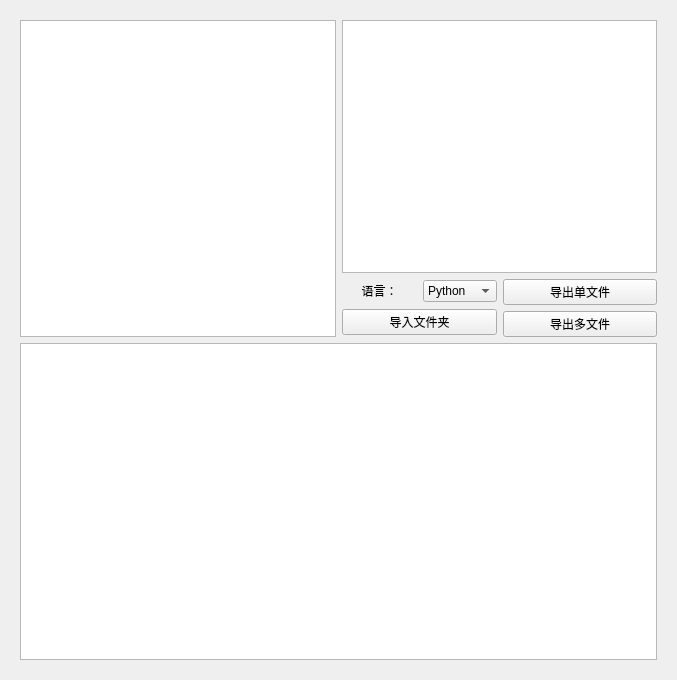
<?xml version="1.0" encoding="UTF-8"?>
<ui version="4.0">
 <class>CodeExport</class>
 <widget class="QWidget" name="CodeExport">
  <property name="geometry">
   <rect>
    <x>0</x>
    <y>0</y>
    <width>677</width>
    <height>680</height>
   </rect>
  </property>
  <property name="windowTitle">
   <string>Form</string>
  </property>
  <layout class="QHBoxLayout" name="horizontalLayout_5">
   <item>
    <widget class="QWidget" name="widget" native="true">
     <layout class="QHBoxLayout" name="horizontalLayout_4">
      <item>
       <layout class="QVBoxLayout" name="verticalLayout_4">
        <item>
         <layout class="QHBoxLayout" name="horizontalLayout_3" stretch="1,1">
          <item>
           <widget class="QTreeView" name="dir_tree"/>
          </item>
          <item>
           <layout class="QVBoxLayout" name="verticalLayout_3" stretch="2,1">
            <item>
             <widget class="QTextEdit" name="status_box"/>
            </item>
            <item>
             <layout class="QHBoxLayout" name="horizontalLayout_2">
              <item>
               <layout class="QVBoxLayout" name="verticalLayout">
                <item>
                 <layout class="QHBoxLayout" name="horizontalLayout">
                  <item>
                   <widget class="QLabel" name="label">
                    <property name="text">
                     <string>语言：</string>
                    </property>
                    <property name="alignment">
                     <set>Qt::AlignCenter</set>
                    </property>
                   </widget>
                  </item>
                  <item>
                   <widget class="QComboBox" name="selection">
                    <item>
                     <property name="text">
                      <string>Python</string>
                     </property>
                    </item>
                    <item>
                     <property name="text">
                      <string>C</string>
                     </property>
                    </item>
                    <item>
                     <property name="text">
                      <string>C++</string>
                     </property>
                    </item>
                    <item>
                     <property name="text">
                      <string>Golang</string>
                     </property>
                    </item>
                   </widget>
                  </item>
                 </layout>
                </item>
                <item>
                 <widget class="QPushButton" name="import_folder">
                  <property name="sizePolicy">
                   <sizepolicy hsizetype="Minimum" vsizetype="Fixed">
                    <horstretch>0</horstretch>
                    <verstretch>0</verstretch>
                   </sizepolicy>
                  </property>
                  <property name="text">
                   <string>导入文件夹</string>
                  </property>
                 </widget>
                </item>
               </layout>
              </item>
              <item>
               <layout class="QVBoxLayout" name="verticalLayout_2">
                <item>
                 <widget class="QPushButton" name="export_single_file">
                  <property name="sizePolicy">
                   <sizepolicy hsizetype="Minimum" vsizetype="Fixed">
                    <horstretch>0</horstretch>
                    <verstretch>0</verstretch>
                   </sizepolicy>
                  </property>
                  <property name="text">
                   <string>导出单文件</string>
                  </property>
                 </widget>
                </item>
                <item>
                 <widget class="QPushButton" name="export_many_file">
                  <property name="sizePolicy">
                   <sizepolicy hsizetype="Minimum" vsizetype="Fixed">
                    <horstretch>0</horstretch>
                    <verstretch>0</verstretch>
                   </sizepolicy>
                  </property>
                  <property name="text">
                   <string>导出多文件</string>
                  </property>
                 </widget>
                </item>
               </layout>
              </item>
             </layout>
            </item>
           </layout>
          </item>
         </layout>
        </item>
        <item>
         <widget class="QTextEdit" name="content"/>
        </item>
       </layout>
      </item>
     </layout>
    </widget>
   </item>
  </layout>
 </widget>
 <resources/>
 <connections/>
</ui>
